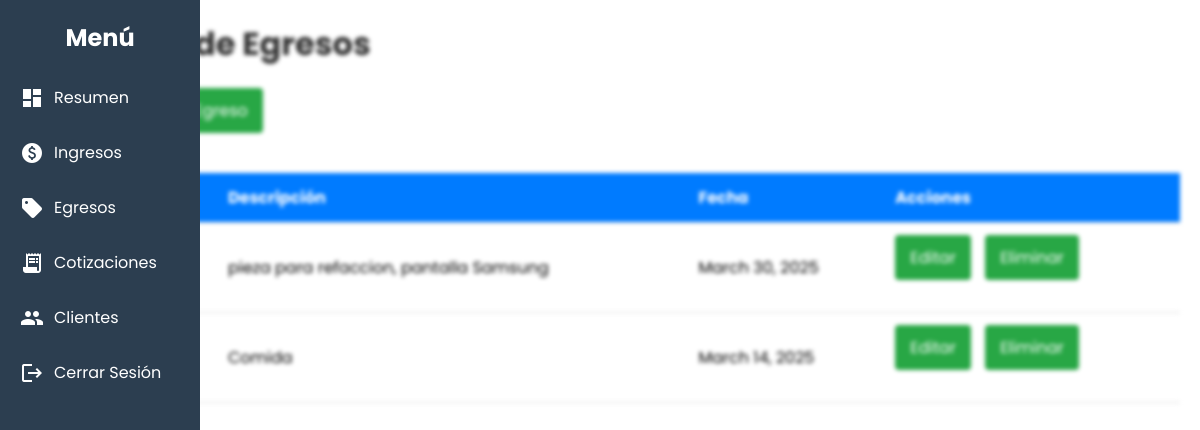
Page /finanzas/egresos/ (signed in) on the committed database.
### finanzas/models.py (models this page shows)
class Egreso(models.Model):
    usuario = models.ForeignKey(User, on_delete=models.CASCADE)
    monto = models.DecimalField(max_digits=10, decimal_places=2)
    descripcion = models.CharField(max_length=255)
    fecha = models.DateField(auto_now_add=True)

### finanzas/views.py (the view)
# urls.py: path('egresos/', lista_egresos, name='lista_egresos'),
@login_required
def lista_egresos(request):
    egresos = Egreso.objects.filter(usuario=request.user).order_by('-fecha')
    return render(request, 'finanzas/lista_egresos.html', {'egresos': egresos})

### finanzas/templates/finanzas/lista_egresos.html (shortened to what this page needs)
{% extends 'finanzas/menu.html' %}
{% block content %}
    <h1>Lista de Egresos</h1>
    <a href="{% url 'crear_egreso' %}"class="btn">Agregar Egreso</a>
    <table>
        <tr>
            <th>Monto</th>
            <th>Descripción</th>
            <th>Fecha</th>
            <th>Acciones</th>
        </tr>
        {% for egreso in egresos %}
        <tr>
            <td>{{ egreso.monto }}</td>
            <td>{{ egreso.descripcion }}</td>
            <td>{{ egreso.fecha }}</td>
            <td class="actions">
                <a href="{% url 'editar_egreso' egreso.pk %}"class="btn">Editar</a>
                <a href="{% url 'eliminar_egreso' egreso.pk %}"class="btn">Eliminar</a>
            </td>
        </tr>
        {% endfor %}
    </table>
{% endblock %}

### usuarios/static/css/menu.css (style rules this page uses)
* { margin: 0px; padding: 0px; box-sizing: border-box; }
:root { --border_btns: 8px; }
body { font-family: "Poppins", sans-serif; margin: 0; padding: 0; display: flex; }
table { width: 100%; border-collapse: collapse; margin-top: 20px; }
th, td { padding: 12px; text-align: left; border-bottom: 1px solid #ddd; }
th { background-color: #007bff; color: #fff; }
.actions a { margin-right: 10px; color: #ffffff; text-decoration: none; }
a.btn { display: inline-block; padding: 10px 15px; background-color: #28a745; color: #fff; text-decoration: none; border-radius: 4px; margin-bottom: 20px; }

### usuarios/static/css/resumen.css (style rules this page uses)
* { margin: 0px; padding: 0px; box-sizing: border-box; }
:root { --border_btns: 8px; --color_btns: rgb(70, 117, 222); --color_btns_hover: rgb(43, 91, 195); --color_menu: rgb(20, 20, 30); --color_tablero_top: rgb(255, 255, 255); --color_tablero_main: rgb(249, 249, 249); --color_cards: rgb(255, 255, 255); }
body { font-family: "Poppins", sans-serif; margin: 0; padding: 0; }
h1 { color: #333; margin-bottom: 20px; }

### rows in the picture
Egreso: descripcion "pieza para refaccion, pantalla Samsung", fecha "March 30, 2025"
Egreso: descripcion "Comida", fecha "March 14, 2025"
